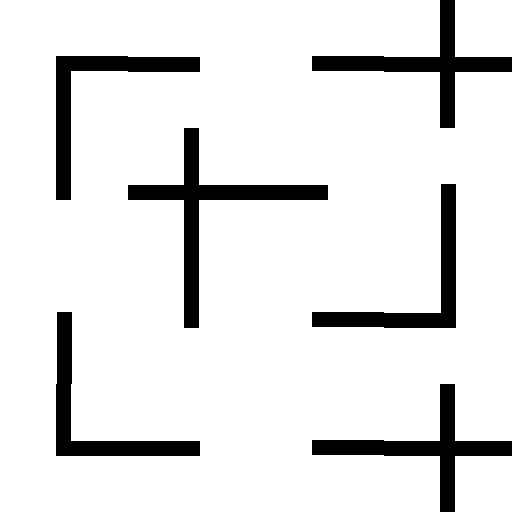

This is a level from a 2D game, rendered from its Tiled map with the project's own tilesets. A one-line summary and the complete map file follow:
An orthogonal 4x4 tile map with 128x128 px tiles, 1 tile layer (Tile Layer 1).

<map version="1.2" tiledversion="1.3.4" orientation="orthogonal" renderorder="right-down" width="4" height="4" tilewidth="128" tileheight="128" infinite="0" nextlayerid="2" nextobjectid="1">
 <editorsettings>
  <export target="8.csv" format="csv" />
 </editorsettings>
 <tileset firstgid="1" name="g1" tilewidth="128" tileheight="128" tilecount="15" columns="0">
  <grid orientation="orthogonal" width="1" height="1" />
  <tile id="0">
   <image width="128" height="128" source="../tileset/0.bmp" />
  </tile>
  <tile id="1">
   <image width="128" height="128" source="../tileset/1.bmp" />
  </tile>
  <tile id="2">
   <image width="128" height="128" source="../tileset/2.bmp" />
  </tile>
  <tile id="3">
   <image width="128" height="128" source="../tileset/3.bmp" />
  </tile>
  <tile id="4">
   <image width="128" height="128" source="../tileset/4.bmp" />
  </tile>
  <tile id="5">
   <image width="128" height="128" source="../tileset/5.bmp" />
  </tile>
  <tile id="6">
   <image width="128" height="128" source="../tileset/6.bmp" />
  </tile>
  <tile id="7">
   <image width="128" height="128" source="../tileset/7.bmp" />
  </tile>
  <tile id="8">
   <image width="128" height="128" source="../tileset/8.bmp" />
  </tile>
  <tile id="9">
   <image width="128" height="128" source="../tileset/9.bmp" />
  </tile>
  <tile id="10">
   <image width="128" height="128" source="../tileset/10.bmp" />
  </tile>
  <tile id="11">
   <image width="128" height="128" source="../tileset/11.bmp" />
  </tile>
  <tile id="12">
   <image width="128" height="128" source="../tileset/12.bmp" />
  </tile>
  <tile id="13">
   <image width="128" height="128" source="../tileset/13.bmp" />
  </tile>
  <tile id="14">
   <image width="128" height="128" source="../tileset/14.bmp" />
  </tile>
 </tileset>
 <layer id="1" name="Tile Layer 1" width="4" height="4">
  <data encoding="csv">
8,4,2,15,
1,15,4,3,
3,1,2,10,
7,4,2,15
</data>
 </layer>
</map>
